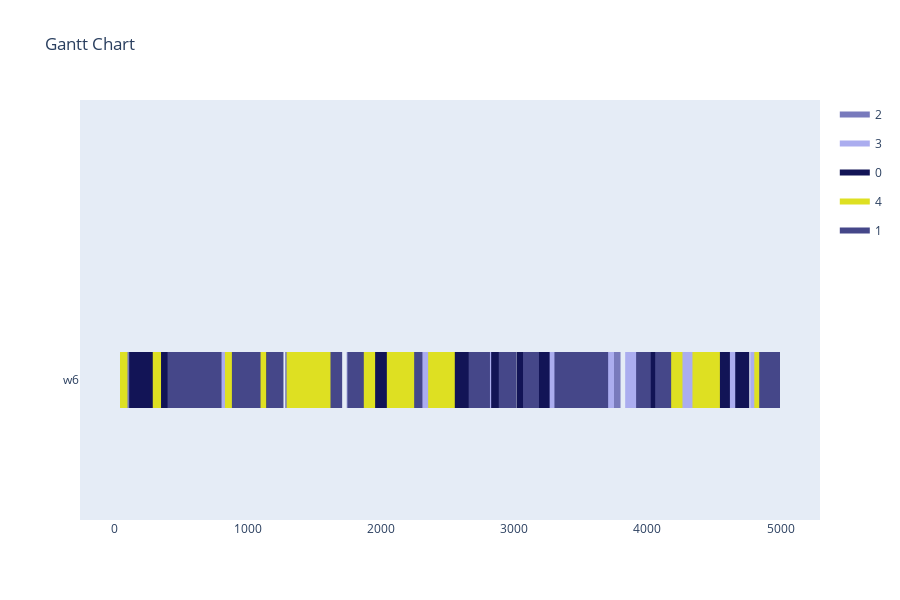

Notebook code for this chart:
### Markdown cell above
Makespan Evaluation

### Code cell
max_generations = 1000
population_size = 50
offspring_amount = 100

optimizer = BaseGA(env)
optimizer.set_minimize()
optimizer.configure('makespan', 'twopointcrossover', 'roulettewheel', 'randomize')
last_time_slot = 5000
# set all delivery dates to last time slot
for order in orders:
    order[1] = last_time_slot
result, best_fitness_history, average_fitness_history, best_generation_history, feasible_gen = optimizer.optimize(orders, max_generations, earliest_time_slot, last_time_slot, population_size, offspring_amount, verbose=True, randomize_until_feasible=True)
workstation_assignments = reformat_result(result, orders, env)
visualize(workstation_assignments, best_fitness_history, average_fitness_history, best_generation_history, feasible_gen)

### Figure 1 — Plotly figure (JSON) as saved in the notebook; plotly's stock layout.template omitted (floating-point values rounded to 4 significant figures; data arrays with more than 128 entries replaced by an {"elided": "..."} marker saying what was removed)
{"data": [{"fill": "toself", "fillcolor": "rgb(120, 122, 188)", "hoverinfo": "name", "legendgroup": "rgb(120, 122, 188)", "mode": "none", "name": "2", "type": "scatter", "x": [227, 291, 291, 227, 227, 1828, 1961, 1961, 1828, 1828, 1633, 1709, 1709, 1633, 1633, 3869, 4002, 4002, 3869, 3869, 1744, 1830, 1830, 1744, 1744, 2587, 2651, 2651, 2587, 2587, 3722, 3799, 3799, 3722, 3722, 823, 899, 899, 823, 823, 1282, 1346, 1346, 1282, 1282, 1451, 1584, 1584, 1451, 1451, 2177, 2264, 2264, 2177, 2177, 2469, 2554, 2554, 2469, 2469, 3205, 3328, 3328, 3205, 3205, 2313, 2390, 2390, 2313, 2313, 3961, 4084, 4084, 3961, 3961, 71, 127, 127, 71, 71, 3457, 3601, 3601, 3457, 3457, 3707, 3794, 3794, 3707], "y": [-0.2, -0.2, 0.2, 0.2, null, -0.2, -0.2, 0.2, 0.2, null, -0.2, -0.2, 0.2, 0.2, null, -0.2, -0.2, 0.2, 0.2, null, -0.2, -0.2, 0.2, 0.2, null, -0.2, -0.2, 0.2, 0.2, null, -0.2, -0.2, 0.2, 0.2, null, -0.2, -0.2, 0.2, 0.2, null, -0.2, -0.2, 0.2, 0.2, null, -0.2, -0.2, 0.2, 0.2, null, -0.2, -0.2, 0.2, 0.2, null, -0.2, -0.2, 0.2, 0.2, null, -0.2, -0.2, 0.2, 0.2, null, -0.2, -0.2, 0.2, 0.2, null, -0.2, -0.2, 0.2, 0.2, null, -0.2, -0.2, 0.2, 0.2, null, -0.2, -0.2, 0.2, 0.2, null, -0.2, -0.2, 0.2, 0.2]}, {"fill": "toself", "fillcolor": "rgb(171, 173, 239)", "hoverinfo": "name", "legendgroup": "rgb(171, 173, 239)", "mode": "none", "name": "3", "type": "scatter", "x": {"elided": "134 int values"}, "y": {"elided": "134 float values"}}, {"fill": "toself", "fillcolor": "rgb(18, 20, 86)", "hoverinfo": "name", "legendgroup": "rgb(18, 20, 86)", "mode": "none", "name": "0", "type": "scatter", "x": {"elided": "134 int values"}, "y": {"elided": "134 float values"}}, {"fill": "toself", "fillcolor": "rgb(222, 224, 34)", "hoverinfo": "name", "legendgroup": "rgb(222, 224, 34)", "mode": "none", "name": "4", "type": "scatter", "x": [288, 350, 350, 288, 288, 529, 659, 659, 529, 529, 2355, 2442, 2442, 2355, 2355, 4425, 4545, 4545, 4425, 4425, 1334, 1454, 1454, 1334, 1334, 2045, 2230, 2230, 2045, 2045, 830, 945, 945, 830, 830, 1453, 1578, 1578, 1453, 1453, 2074, 2227, 2227, 2074, 2074, 1293, 1453, 1453, 1293, 1293, 1507, 1697, 1697, 1507, 1507, 4154, 4264, 4264, 4154, 4154, 4339, 4459, 4459, 4339, 4339, 2395, 2555, 2555, 2395, 2395, 1550, 1646, 1646, 1550, 1550, 1860, 1957, 1957, 1860, 1860, 1463, 1588, 1588, 1463, 1463, 555, 651, 651, 555, 555, 4803, 4859, 4859, 4803, 4803, 618, 738, 738, 618, 618, 42, 98, 98, 42, 42, 2168, 2278, 2278, 2168, 2168, 1025, 1140, 1140, 1025], "y": [-0.2, -0.2, 0.2, 0.2, null, -0.2, -0.2, 0.2, 0.2, null, -0.2, -0.2, 0.2, 0.2, null, -0.2, -0.2, 0.2, 0.2, null, -0.2, -0.2, 0.2, 0.2, null, -0.2, -0.2, 0.2, 0.2, null, -0.2, -0.2, 0.2, 0.2, null, -0.2, -0.2, 0.2, 0.2, null, -0.2, -0.2, 0.2, 0.2, null, -0.2, -0.2, 0.2, 0.2, null, -0.2, -0.2, 0.2, 0.2, null, -0.2, -0.2, 0.2, 0.2, null, -0.2, -0.2, 0.2, 0.2, null, -0.2, -0.2, 0.2, 0.2, null, -0.2, -0.2, 0.2, 0.2, null, -0.2, -0.2, 0.2, 0.2, null, -0.2, -0.2, 0.2, 0.2, null, -0.2, -0.2, 0.2, 0.2, null, -0.2, -0.2, 0.2, 0.2, null, -0.2, -0.2, 0.2, 0.2, null, -0.2, -0.2, 0.2, 0.2, null, -0.2, -0.2, 0.2, 0.2, null, -0.2, -0.2, 0.2, 0.2]}, {"fill": "toself", "fillcolor": "rgb(69, 71, 137)", "hoverinfo": "name", "legendgroup": "rgb(69, 71, 137)", "mode": "none", "name": "1", "type": "scatter", "x": [3067, 3187, 3187, 3067, 3067, 3492, 3617, 3617, 3492, 3492, 427, 547, 547, 427, 427, 4059, 4179, 4179, 4059, 4059, 4840, 4970, 4970, 4840, 4840, 2659, 2819, 2819, 2659, 2659, 4900, 4996, 4996, 4900, 4900, 1622, 1709, 1709, 1622, 1622, 1752, 1872, 1872, 1752, 1752, 945, 1065, 1065, 945, 945, 695, 795, 795, 695, 695, 3916, 4026, 4026, 3916, 3916, 2250, 2312, 2312, 2250, 2250, 399, 461, 461, 399, 399, 3303, 3493, 3493, 3303, 3303, 515, 695, 695, 515, 515, 3586, 3706, 3706, 3586, 3586, 3496, 3686, 3686, 3496, 3496, 882, 1062, 1062, 882, 882, 2885, 3015, 3015, 2885, 2885, 654, 804, 804, 654, 654, 1144, 1269, 1269, 1144, 1144, 907, 1097, 1097, 907], "y": [-0.2, -0.2, 0.2, 0.2, null, -0.2, -0.2, 0.2, 0.2, null, -0.2, -0.2, 0.2, 0.2, null, -0.2, -0.2, 0.2, 0.2, null, -0.2, -0.2, 0.2, 0.2, null, -0.2, -0.2, 0.2, 0.2, null, -0.2, -0.2, 0.2, 0.2, null, -0.2, -0.2, 0.2, 0.2, null, -0.2, -0.2, 0.2, 0.2, null, -0.2, -0.2, 0.2, 0.2, null, -0.2, -0.2, 0.2, 0.2, null, -0.2, -0.2, 0.2, 0.2, null, -0.2, -0.2, 0.2, 0.2, null, -0.2, -0.2, 0.2, 0.2, null, -0.2, -0.2, 0.2, 0.2, null, -0.2, -0.2, 0.2, 0.2, null, -0.2, -0.2, 0.2, 0.2, null, -0.2, -0.2, 0.2, 0.2, null, -0.2, -0.2, 0.2, 0.2, null, -0.2, -0.2, 0.2, 0.2, null, -0.2, -0.2, 0.2, 0.2, null, -0.2, -0.2, 0.2, 0.2, null, -0.2, -0.2, 0.2, 0.2]}, {"legendgroup": "rgb(120, 122, 188)", "marker": {"color": "rgb(120, 122, 188)", "opacity": 0, "size": 1}, "mode": "markers", "name": "", "showlegend": false, "text": [null, null, null, null, null, null, null, null, null, null, null, null, null, null, null, null, null, null, null, null, null, null, null, null, null, null, null, null, null, null, null, null, null, null, null, null], "type": "scatter", "x": [227, 291, 1828, 1961, 1633, 1709, 3869, 4002, 1744, 1830, 2587, 2651, 3722, 3799, 823, 899, 1282, 1346, 1451, 1584, 2177, 2264, 2469, 2554, 3205, 3328, 2313, 2390, 3961, 4084, 71, 127, 3457, 3601, 3707, 3794], "y": [0, 0, 0, 0, 0, 0, 0, 0, 0, 0, 0, 0, 0, 0, 0, 0, 0, 0, 0, 0, 0, 0, 0, 0, 0, 0, 0, 0, 0, 0, 0, 0, 0, 0, 0, 0]}, {"legendgroup": "rgb(171, 173, 239)", "marker": {"color": "rgb(171, 173, 239)", "opacity": 0, "size": 1}, "mode": "markers", "name": "", "showlegend": false, "text": [null, null, null, null, null, null, null, null, null, null, null, null, null, null, null, null, null, null, null, null, null, null, null, null, null, null, null, null, null, null, null, null, null, null, null, null, null, null, null, null, null, null, null, null, null, null, null, null, null, null, null, null, null, null], "type": "scatter", "x": [676, 886, 1328, 1483, 1802, 1980, 938, 1025, 1961, 2139, 1054, 1159, 3230, 3375, 4250, 4345, 737, 857, 4206, 4416, 2207, 2352, 2792, 2902, 4773, 4878, 2817, 2971, 3098, 3224, 2220, 2398, 3620, 3750, 4149, 4303, 4522, 4690, 4200, 4325, 728, 854, 1473, 1618, 3109, 3214, 624, 749, 3834, 3999, 974, 1094, 4548, 4693], "y": [0, 0, 0, 0, 0, 0, 0, 0, 0, 0, 0, 0, 0, 0, 0, 0, 0, 0, 0, 0, 0, 0, 0, 0, 0, 0, 0, 0, 0, 0, 0, 0, 0, 0, 0, 0, 0, 0, 0, 0, 0, 0, 0, 0, 0, 0, 0, 0, 0, 0, 0, 0, 0, 0]}, {"legendgroup": "rgb(18, 20, 86)", "marker": {"color": "rgb(18, 20, 86)", "opacity": 0, "size": 1}, "mode": "markers", "name": "", "showlegend": false, "text": [null, null, null, null, null, null, null, null, null, null, null, null, null, null, null, null, null, null, null, null, null, null, null, null, null, null, null, null, null, null, null, null, null, null, null, null, null, null, null, null, null, null, null, null, null, null, null, null, null, null, null, null, null, null], "type": "scatter", "x": [1048, 1144, 111, 289, 230, 440, 1549, 1706, 3420, 3515, 3048, 3136, 4455, 4542, 374, 539, 3018, 3178, 4660, 4765, 4000, 4110, 972, 1059, 3425, 3549, 1930, 2018, 2828, 2938, 1967, 2122, 3933, 4028, 2592, 2702, 2120, 2215, 3105, 3192, 4413, 4523, 4500, 4620, 3349, 3454, 1798, 1953, 2488, 2653, 4038, 4126, 3172, 3267], "y": [0, 0, 0, 0, 0, 0, 0, 0, 0, 0, 0, 0, 0, 0, 0, 0, 0, 0, 0, 0, 0, 0, 0, 0, 0, 0, 0, 0, 0, 0, 0, 0, 0, 0, 0, 0, 0, 0, 0, 0, 0, 0, 0, 0, 0, 0, 0, 0, 0, 0, 0, 0, 0, 0]}, {"legendgroup": "rgb(222, 224, 34)", "marker": {"color": "rgb(222, 224, 34)", "opacity": 0, "size": 1}, "mode": "markers", "name": "", "showlegend": false, "text": [null, null, null, null, null, null, null, null, null, null, null, null, null, null, null, null, null, null, null, null, null, null, null, null, null, null, null, null, null, null, null, null, null, null, null, null, null, null, null, null, null, null, null, null, null, null], "type": "scatter", "x": [288, 350, 529, 659, 2355, 2442, 4425, 4545, 1334, 1454, 2045, 2230, 830, 945, 1453, 1578, 2074, 2227, 1293, 1453, 1507, 1697, 4154, 4264, 4339, 4459, 2395, 2555, 1550, 1646, 1860, 1957, 1463, 1588, 555, 651, 4803, 4859, 618, 738, 42, 98, 2168, 2278, 1025, 1140], "y": [0, 0, 0, 0, 0, 0, 0, 0, 0, 0, 0, 0, 0, 0, 0, 0, 0, 0, 0, 0, 0, 0, 0, 0, 0, 0, 0, 0, 0, 0, 0, 0, 0, 0, 0, 0, 0, 0, 0, 0, 0, 0, 0, 0, 0, 0]}, {"legendgroup": "rgb(69, 71, 137)", "marker": {"color": "rgb(69, 71, 137)", "opacity": 0, "size": 1}, "mode": "markers", "name": "", "showlegend": false, "text": [null, null, null, null, null, null, null, null, null, null, null, null, null, null, null, null, null, null, null, null, null, null, null, null, null, null, null, null, null, null, null, null, null, null, null, null, null, null, null, null, null, null, null, null, null, null], "type": "scatter", "x": [3067, 3187, 3492, 3617, 427, 547, 4059, 4179, 4840, 4970, 2659, 2819, 4900, 4996, 1622, 1709, 1752, 1872, 945, 1065, 695, 795, 3916, 4026, 2250, 2312, 399, 461, 3303, 3493, 515, 695, 3586, 3706, 3496, 3686, 882, 1062, 2885, 3015, 654, 804, 1144, 1269, 907, 1097], "y": [0, 0, 0, 0, 0, 0, 0, 0, 0, 0, 0, 0, 0, 0, 0, 0, 0, 0, 0, 0, 0, 0, 0, 0, 0, 0, 0, 0, 0, 0, 0, 0, 0, 0, 0, 0, 0, 0, 0, 0, 0, 0, 0, 0, 0, 0]}], "layout": {"height": 600, "hovermode": "closest", "showlegend": true, "title": {"text": "Gantt Chart"}, "xaxis": {"rangeselector": {"buttons": [{"count": 7, "label": "1w", "step": "day", "stepmode": "backward"}, {"count": 1, "label": "1m", "step": "month", "stepmode": "backward"}, {"count": 6, "label": "6m", "step": "month", "stepmode": "backward"}, {"count": 1, "label": "YTD", "step": "year", "stepmode": "todate"}, {"count": 1, "label": "1y", "step": "year", "stepmode": "backward"}, {"step": "all"}]}, "showgrid": false, "type": "linear", "zeroline": false}, "yaxis": {"autorange": false, "range": [-1, 2], "showgrid": false, "ticktext": ["w6"], "tickvals": [0], "zeroline": false}}}
